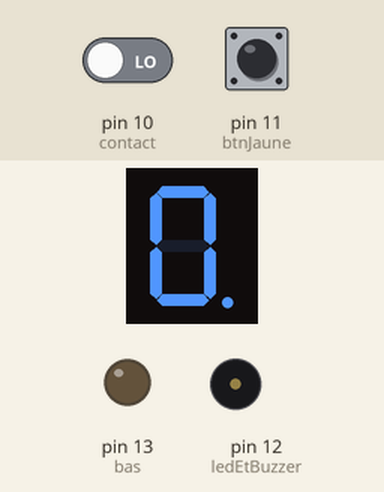
This sketch was run on a simulated Arduino Uno, built with avr-gcc and run on an emulated ATmega328P. On the bench: 1-digit seven-segment display, output pins drawn as LEDs (lit = HIGH), buzzer (waves = sounding, pin HIGH). Wiring (inferred from the names in the program): 1-digit 7-segment display, segments lit when HIGH: segments pin 2, pin 3, pin 4, pin 5, pin 6, pin 7, pin 8, pin 9. The inputs (shaded band) are chosen by the test bench; at power-on: pin 10 (contact) LOW, pin 11 (btnJaune) LOW. The segment pins are drawn as the display they are named for; pins used as bus, display or sensor lines are not drawn.

Above: at 1.3 s.
1.4 s: pin 10 (contact) driven HIGH
At 2.4 s:
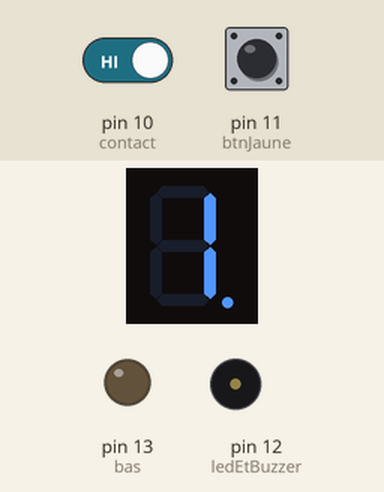
4.4 s: pin 11 (btnJaune) pulled HIGH for 0.3 s
At 7.5 s:
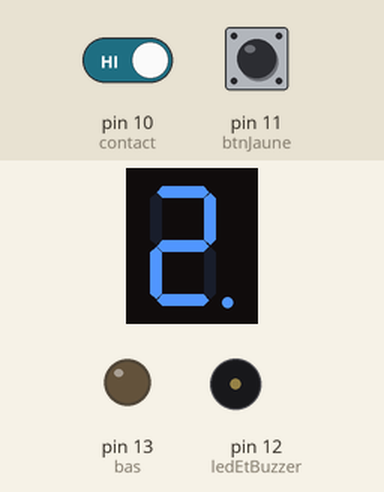
7.7 s: pin 11 (btnJaune) pulled HIGH for 1 s
At 10.4 s:
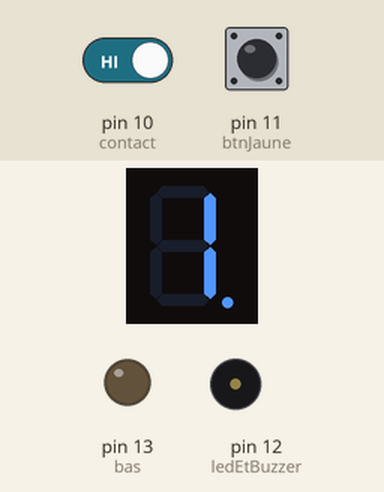
11.7 s: pin 11 (btnJaune) pulled HIGH for 3.2 s
At 18.1 s:
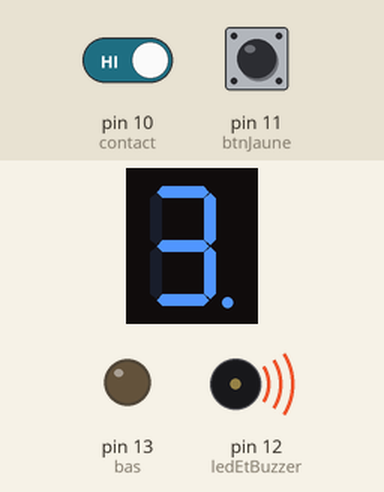
Timing chart, 0 to 18.9 s (numbered marks = the images above; inputs shaded):
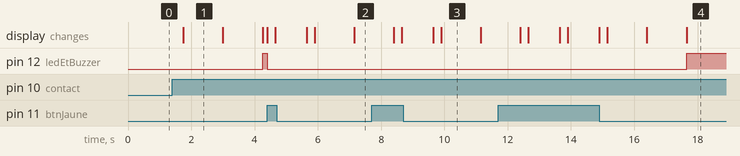

The sketch:

JeuContact.ino
```cpp
int a = 2;
int b = 3;
int c = 4;
int d = 5;
int e = 6;
int f = 7;
int g = 8;
int ledEtBuzzer = 12;
int haut = 9;
int bas = 13;

int contact = 10;
int btnJaune = 11;
int valContact = 0;
int valJaune = 0;

void setup() {
  pinMode(a, OUTPUT);
  pinMode(b, OUTPUT);
  pinMode(c, OUTPUT);
  pinMode(d, OUTPUT);
  pinMode(e, OUTPUT);
  pinMode(f, OUTPUT);
  pinMode(g, OUTPUT);
  pinMode(ledEtBuzzer, OUTPUT);
  pinMode(haut, OUTPUT);
  pinMode(bas, OUTPUT);


  pinMode(contact, INPUT);
  pinMode(btnJaune, INPUT);
}

void loop() {

  int cmpt = 0;
  digitalWrite(haut, HIGH);
  digitalWrite(bas, LOW);

  while (true) {

    afficherNb(cmpt);
    digitalWrite(ledEtBuzzer, LOW);

    valContact = digitalRead(contact);
    valJaune = digitalRead(btnJaune);
    delay(250);

    if (valContact != LOW && cmpt != 2) {
      cmpt++;
      afficherNb(cmpt);
      delay(1000);

    } else if (valContact != LOW && cmpt == 2) {
      cmpt++;
      afficherNb(cmpt);

      while (valJaune != HIGH) {
        digitalWrite(ledEtBuzzer, HIGH);
        valJaune = digitalRead(btnJaune);

      }
      cmpt = 0;
    }

    if(valJaune != LOW) {
        digitalWrite(ledEtBuzzer, LOW);
        valJaune = digitalRead(btnJaune);
        cmpt = 0;
      }

  }
}

void afficherNb(int nb) {
  if (nb == 0) {
    afficherZero();
  }
  if (nb == 1) {
    afficherUn();
  }
  if (nb == 2) {
    afficherDeux();
  }
  if (nb == 3) {
    afficherTrois();
  }
  if (nb == 4) {
    afficherQuatre();
  }
  if (nb == 5) {
    afficherCinq();
  }
  if (nb == 6) {
    afficherSix();
  }
  if (nb == 7) {
    afficherSept();
  }
  if (nb == 8) {
    afficherHuit();
  }
  if (nb == 9) {
    afficherNeuf();
  }
}

void afficherZero() {
  toutEteindre(2, 8);
  digitalWrite(a, HIGH);
  digitalWrite(b, HIGH);
  digitalWrite(e, HIGH);
  digitalWrite(f, HIGH);
  digitalWrite(c, HIGH);
  digitalWrite(d, HIGH);
}


void afficherUn() {
  toutEteindre(2, 8);
  digitalWrite(b, HIGH);
  digitalWrite(c, HIGH);
}

void afficherDeux() {
  toutEteindre(2, 8);
  digitalWrite(a, HIGH);
  digitalWrite(b, HIGH);
  digitalWrite(g, HIGH);
  digitalWrite(e, HIGH);
  digitalWrite(d, HIGH);
}

void afficherTrois() {
  toutEteindre(2, 8);
  digitalWrite(a, HIGH);
  digitalWrite(b, HIGH);
  digitalWrite(g, HIGH);
  digitalWrite(c, HIGH);
  digitalWrite(d, HIGH);
}

void afficherQuatre() {
  toutEteindre(2, 8);
  digitalWrite(b, HIGH);
  digitalWrite(g, HIGH);
  digitalWrite(f, HIGH);
  digitalWrite(c, HIGH);
}

void afficherCinq() {
  toutEteindre(2, 8);
  digitalWrite(a, HIGH);
  digitalWrite(f, HIGH);
  digitalWrite(g, HIGH);
  digitalWrite(c, HIGH);
  digitalWrite(d, HIGH);
}

void afficherSix() {
  toutEteindre(2, 8);
  digitalWrite(a, HIGH);
  digitalWrite(f, HIGH);
  digitalWrite(g, HIGH);
  digitalWrite(c, HIGH);
  digitalWrite(d, HIGH);
  digitalWrite(e, HIGH);
}

void afficherSept() {
  toutEteindre(2, 8);
  digitalWrite(a, HIGH);
  digitalWrite(c, HIGH);
  digitalWrite(b, HIGH);
}

void afficherHuit() {
  toutEteindre(2, 8);
  digitalWrite(a, HIGH);
  digitalWrite(b, HIGH);
  digitalWrite(e, HIGH);
  digitalWrite(f, HIGH);
  digitalWrite(g, HIGH);
  digitalWrite(c, HIGH);
  digitalWrite(d, HIGH);
}

void afficherNeuf() {
  toutEteindre(2, 8);
  digitalWrite(a, HIGH);
  digitalWrite(b, HIGH);
  digitalWrite(f, HIGH);
  digitalWrite(g, HIGH);
  digitalWrite(c, HIGH);
  digitalWrite(d, HIGH);
}

void toutEteindre(int min, int max) {
  for (int i = min; i <= max; i++) {
    digitalWrite(i, LOW);
  }
}

void toutAllumer(int min, int max) {
  for (int i = min; i <= max; i++) {
    digitalWrite(i, HIGH);
  }
}
```

Measured:
- after the input at 1.4 s, pin 12 (ledEtBuzzer): LOW → HIGH after 2.9 s; the display: changes after 0.35 s (image 1)
- after the input at 4.4 s, pin 12 (ledEtBuzzer): HIGH → LOW at once; the display: first changes at once (image 2 shows a later state)
- after the input at 7.7 s, pin 12 (ledEtBuzzer): stays LOW (without the input it goes to HIGH after 0.70 s); the display: first changes after 0.70 s (image 3 shows a later state)
- after the input at 11.7 s, pin 12 (ledEtBuzzer): LOW → HIGH after 6.0 s instead of 0.70 s; the display: first changes after 0.70 s (image 4 shows a later state)
- what the display in image 1 shows lasts 1.2 s, from 1.8 s to 3.0 s
